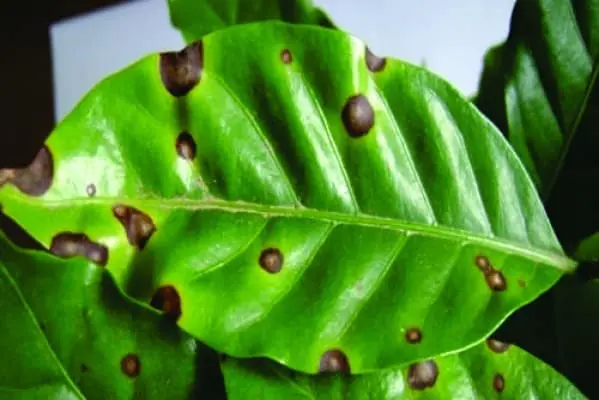
#> input picture DoençaFolhaCafé/image.png, 599 x 400 px
$ jupyter execute main.ipynb
#> lines starting #> are read from the running program, lines starting #| are printed output that depends on the picture; after the words box and inside, x2 and y2 are one past the last pixel; in counts of white or black regions, pixels touching at a corner belong together
[cell 1]
import cv2
import numpy as np
import matplotlib.pyplot as plt

image = cv2.imread('image.png')
#> image is the input picture: shape (400, 599, 3); mean B, G, R 43.3, 135, 77.8

image_gaussian = cv2.GaussianBlur(image, (5, 5), 0)

hsv = cv2.cvtColor(image_gaussian, cv2.COLOR_BGR2HSV)
#> hsv: shape (400, 599, 3); mean H, S, V 52, 187.4, 137.2

lower_green = np.array([30, 40, 40])
upper_green = np.array([90, 255, 255])
green_mask = cv2.inRange(hsv, lower_green, upper_green)
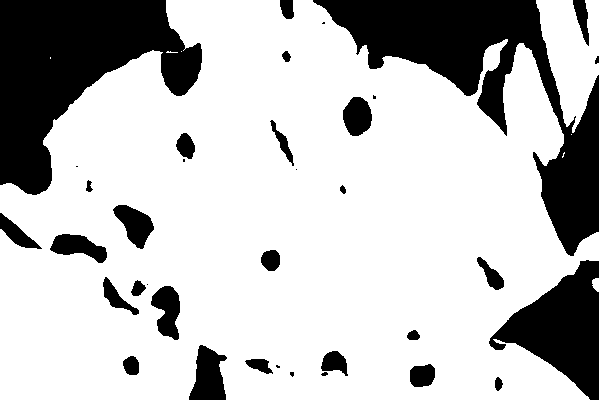
#> green_mask: shape (400, 599); 75.2% white; 36 black regions (8 under 20 px), largest, box (x1, y1, x2, y2) and area: (313, 0, 599, 256) 21052, (0, 0, 202, 195) 20432, (489, 260, 599, 400) 7714


green_colored = image.copy()
green_colored[green_mask != 0] = [0, 255, 0]
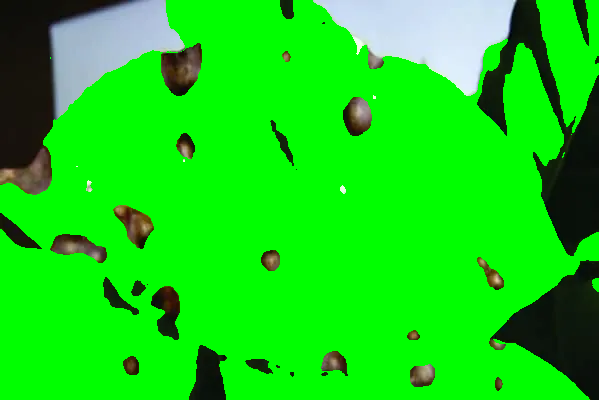
#> green_colored: shape (400, 599, 3); mean B, G, R 20.9, 213.7, 20.2
highlighted_image = cv2.addWeighted(green_colored, 1, image, 1, 0)
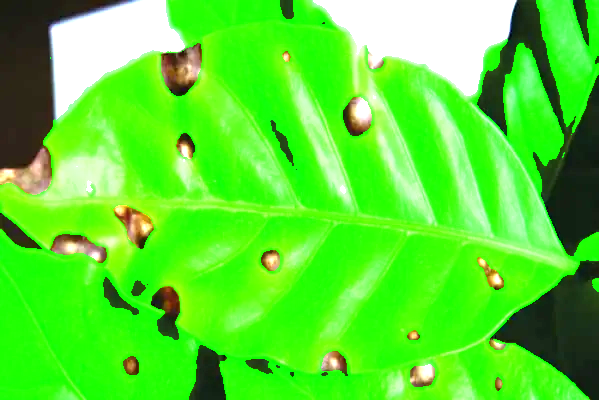
#> highlighted_image: shape (400, 599, 3); mean B, G, R 48.8, 222.8, 88


lower_yellow = np.array([20, 100, 100])
upper_yellow = np.array([30, 255, 255])


lower_brown = np.array([10, 100, 20])
upper_brown = np.array([20, 255, 200])


lower_black = np.array([0, 0, 0])
upper_black = np.array([180, 255, 50])

yellow_mask = cv2.inRange(hsv, lower_yellow, upper_yellow)
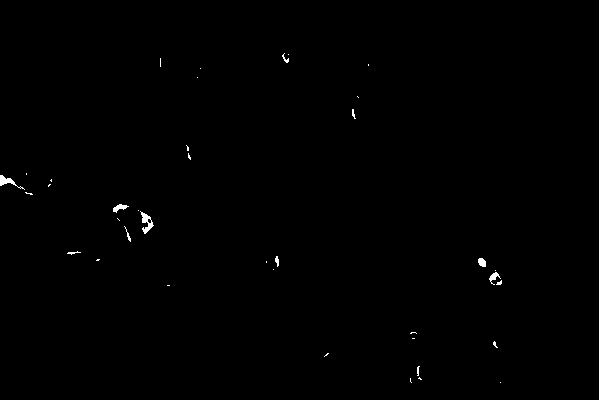
#> yellow_mask: shape (400, 599); 0.3% white; 38 white regions (28 under 20 px), largest, box (x1, y1, x2, y2) and area: (140, 211, 154, 234) 134, (0, 175, 25, 190) 108, (113, 204, 129, 213) 69
brown_mask = cv2.inRange(hsv, lower_brown, upper_brown)
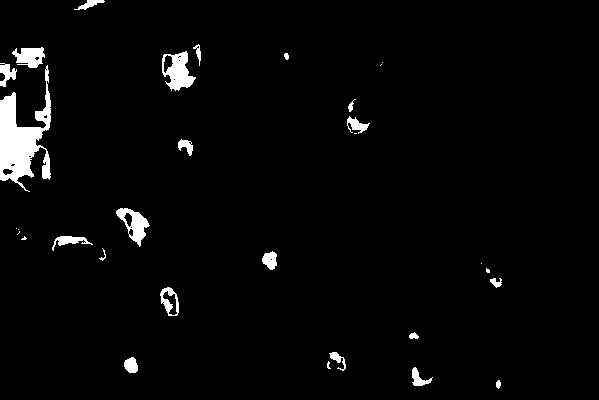
#> brown_mask: shape (400, 599); 2.9% white; 31 white regions (10 under 20 px), largest, box (x1, y1, x2, y2) and area: (0, 65, 51, 192) 2895, (162, 51, 196, 91) 759, (116, 208, 150, 247) 561
black_mask = cv2.inRange(hsv, lower_black, upper_black)
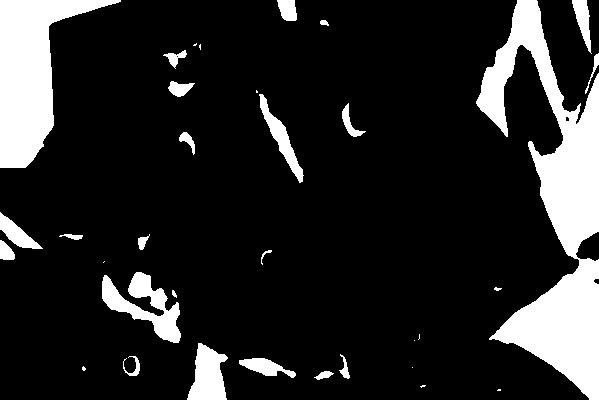
#> black_mask: shape (400, 599); 15.4% white; 34 white regions (10 under 20 px), largest, box (x1, y1, x2, y2) and area: (476, 0, 599, 400) 19134, (0, 0, 121, 168) 9070, (102, 272, 181, 343) 2341

combined_mask = cv2.bitwise_or(yellow_mask, brown_mask)
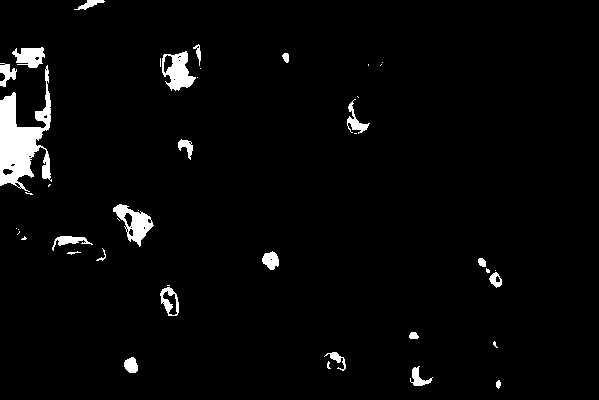
#> combined_mask: shape (400, 599); 3.1% white; 43 white regions (21 under 20 px), largest, box (x1, y1, x2, y2) and area: (0, 65, 52, 192) 2970, (162, 51, 196, 91) 759, (113, 204, 154, 247) 735
combined_mask = cv2.bitwise_or(combined_mask, black_mask)
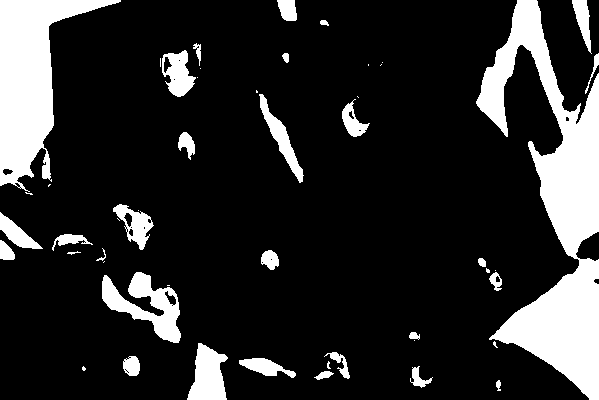
#> combined_mask: shape (400, 599); 17% white; 50 white regions (20 under 20 px)

contours, _ = cv2.findContours(combined_mask, cv2.RETR_EXTERNAL, cv2.CHAIN_APPROX_SIMPLE)
#> contours = 50 contours, 22 with area under 20; largest, box (x1, y1, x2, y2) and area: (476, 0, 599, 400) 18496, (0, 0, 121, 192) 9391, (102, 272, 181, 343) 2385, (187, 343, 228, 400) 1462, (162, 50, 196, 97) 946

spots_image = image.copy()
cv2.drawContours(spots_image, contours, -1, (255, 0, 0), 2)
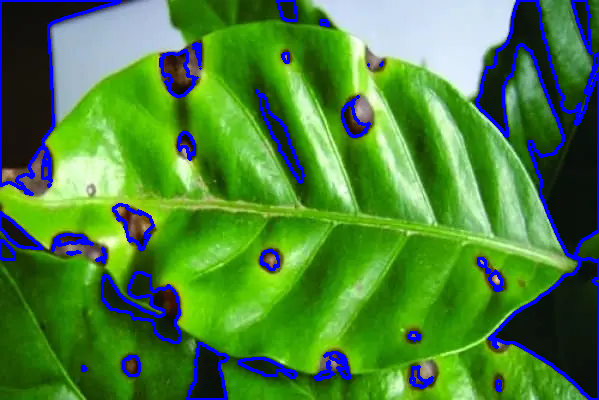
#> spots_image: shape (400, 599, 3); 6.18% of pixels changed, all inside (x1, y1, x2, y2) = (0, 0, 599, 400)

spots_count = len(contours)
#> spots_count = 50


plt.figure(figsize=(15, 6))

plt.subplot(1, 3, 1)
plt.title("Imagem Original")
plt.imshow(cv2.cvtColor(image, cv2.COLOR_BGR2RGB))
plt.axis('off')

plt.subplot(1, 3, 2)
plt.title("Imagem com Linhas de Plantio em Verde")
plt.imshow(cv2.cvtColor(highlighted_image, cv2.COLOR_BGR2RGB))
plt.axis('off')

plt.subplot(1, 3, 3)
plt.title(f"Imagem com Manchas Destacadas ({spots_count} manchas)")
plt.imshow(cv2.cvtColor(spots_image, cv2.COLOR_BGR2RGB))
plt.axis('off')

plt.show()
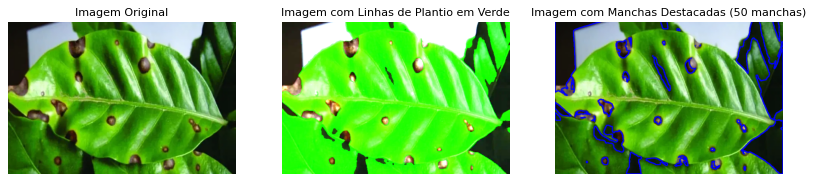
#> figure drawn by matplotlib, 3 panels
